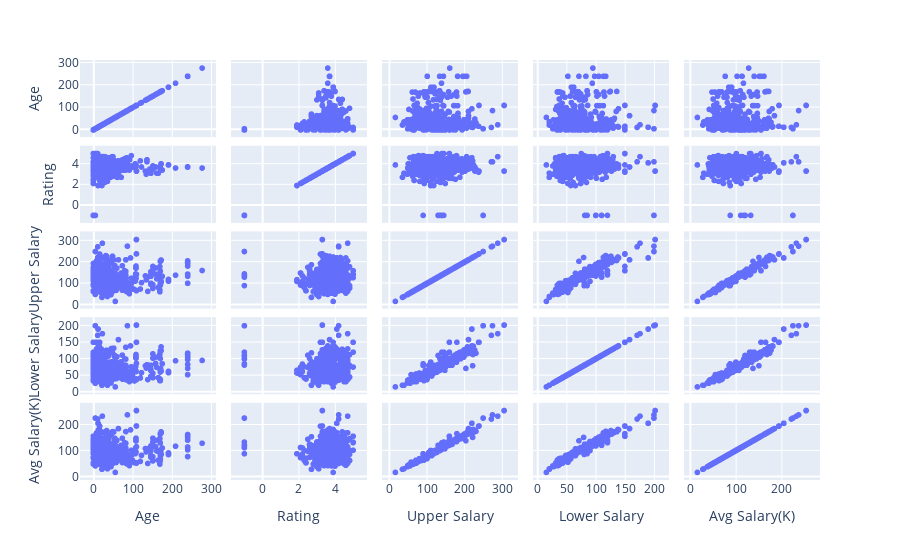

Source (notebook cell):
### Code cell
# построим диаграмму рассеяния с помощью plotly
px.scatter_matrix(ds_salary_df[["Age", "Rating", "Upper Salary", "Lower Salary", "Avg Salary(K)"]])

### Figure 1 — Plotly figure (JSON) as saved in the notebook; plotly's stock layout.template omitted (floating-point values rounded to 4 significant figures; data arrays with more than 128 entries replaced by an {"elided": "..."} marker saying what was removed)
{"data": [{"dimensions": [{"axis": {"matches": true}, "label": "Age", "values": {"elided": "742 int values"}}, {"axis": {"matches": true}, "label": "Rating", "values": {"elided": "742 float values"}}, {"axis": {"matches": true}, "label": "Upper Salary", "values": {"elided": "742 int values"}}, {"axis": {"matches": true}, "label": "Lower Salary", "values": {"elided": "742 int values"}}, {"axis": {"matches": true}, "label": "Avg Salary(K)", "values": {"elided": "742 float values"}}], "hovertemplate": "%{xaxis.title.text}=%{x}<br>%{yaxis.title.text}=%{y}<extra></extra>", "legendgroup": "", "marker": {"color": "#636efa", "symbol": "circle"}, "name": "", "showlegend": false, "type": "splom"}], "layout": {"legend": {"tracegroupgap": 0}, "margin": {"t": 60}, "dragmode": "select"}}
